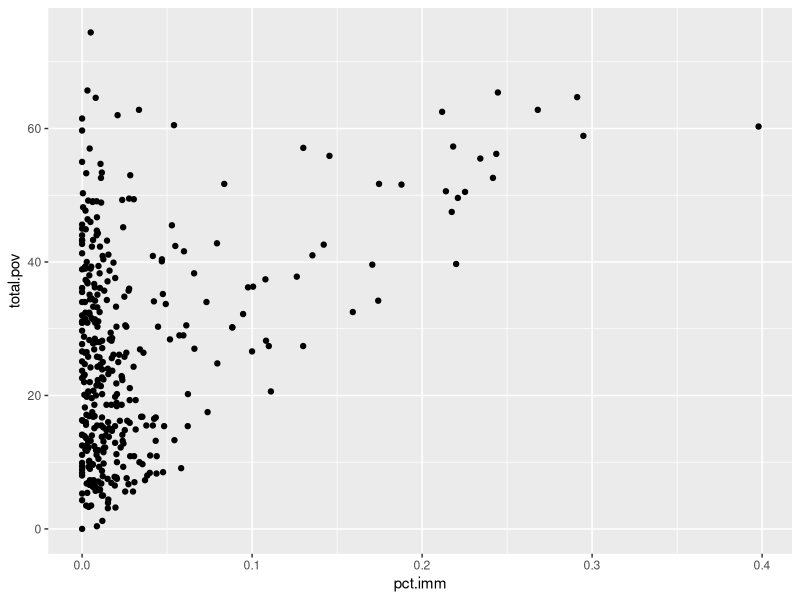

Recreate this plot in R.
library('tidyverse')
library('stringr')

set.seed(7)

tract <- read_csv('data/ACS_15_5YR_charc_tract/ACS_15_5YR_S0601_with_ann.csv')

tract <- slice(tract, -1)

# rename tracts that we are using

cols <- c('total.pop', 'imm', 'pov.denom', 'imm.pov.denom', 'total.pov')

tract <- rename(tract,
            total.pop = HC01_EST_VC01,
             imm = HC04_EST_VC01,         # born outside of us - immmigrant
             pov.denom = HC01_EST_VC66,   # pop for whom pov status is available
             imm.pov.denom = HC04_EST_VC66,  # pov status for immigrants
             total.pov = HC01_EST_VC67,   # total below pov line
             imm.pov = HC04_EST_VC67)     # born outside us blw pov line

# changing those columsn to numeric

tract[,cols] <- sapply(tract[,cols], as.numeric)

# percent immigrant

tract <- mutate(tract, pct.imm = imm / total.pop)

ggplot(tract, aes(x = pct.imm, y = total.pov)) +
  geom_point()
